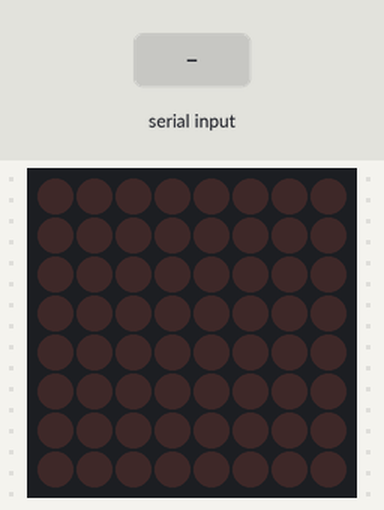
A sketch run on a simulated Arduino Uno, built with avr-gcc and run on an emulated ATmega328P. On the bench: 8×8 LED matrix. The test bench sets the inputs (shaded band).

Above: at 1.2 s.
1.3 s: byte 1 (1) received over Serial
At 2.5 s:
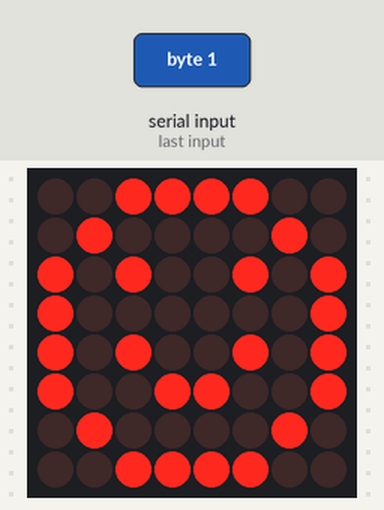
2.8 s: byte 2 (2) received over Serial
At 3.9 s:
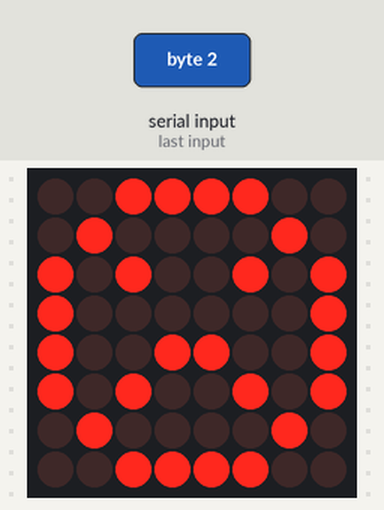
4.3 s: byte 3 (3) received over Serial
At 5.0 s:
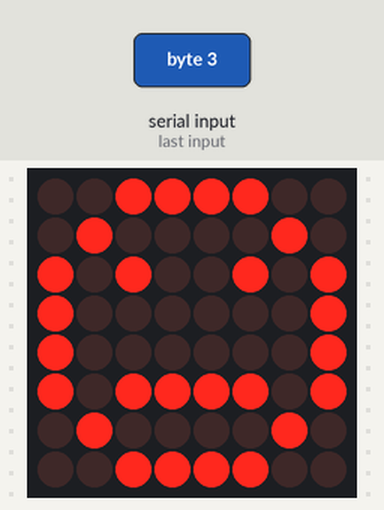
Timing chart, 0 to 7.3 s (numbered marks = the images above; inputs shaded):
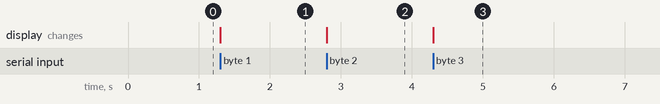

The sketch:

matrix_javacomm.ino
```cpp
#include "LedControl.h"

LedControl lc=LedControl(7,6,5,1);
int incomingByte = 0;
void setup() {
    Serial.begin(9600); // opens serial port, sets data rate to 9600 bps


 lc.shutdown(0,false);
  /* Set the brightness to a medium values */
  lc.setIntensity(0,8);
  /* and clear the display */
  lc.clearDisplay(0);
}
byte smile[8]=  {0x3C,0x42,0xA5,0x81,0xA5,0x99,0x42,0x3C};
   byte neutral[8]= {0x3C,0x42,0xA5,0x81,0x81,0xBD,0x42,0x3C,};
   byte sad[8]=  {0x3C,0x42,0xA5,0x81,0x99,0xA5,0x42,0x3C,};
void loop() {
  // put your main code here, to run repeatedly:

  if (Serial.available() > 0) {
    // read the incoming byte:
    incomingByte = Serial.read();

    switch(incomingByte){

      case 1 :{
        printByte(smile);
        break;
      }

      case 2 : {
         printByte(sad);
        break;
      }

      case 3 : {
        printByte(neutral);
        break;
      }

    }


  }


}

void printByte(byte character [])
 {
  int i = 0;
  for(i=0;i<8;i++)
  {
   lc.setRow(0,i,character[i]);
  }
 }
```

Measured:
- after the input at 1.3 s, the display: changes at once (image 1)
- after the input at 2.8 s, the display: changes at once (image 2)
- after the input at 4.3 s, the display: changes at once (image 3)
